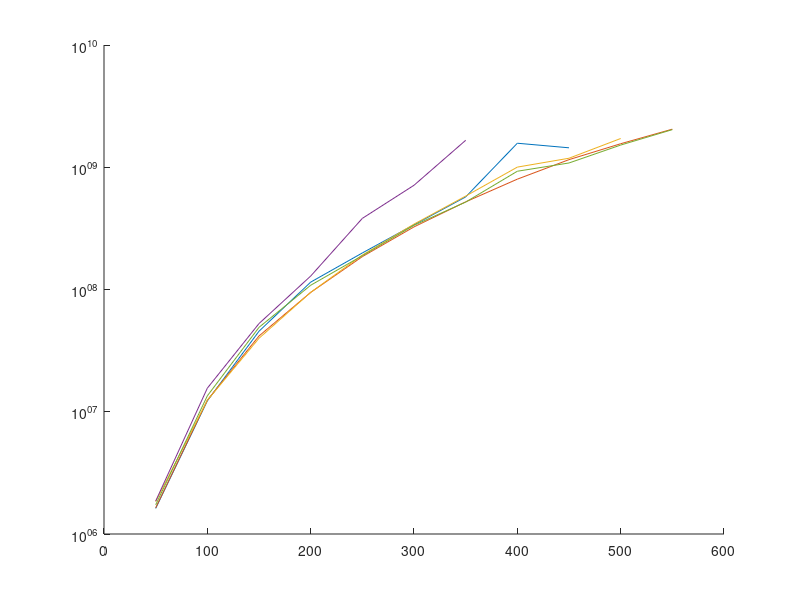

This chart was generated by the following MATLAB code: (Note: this script raises an error after producing the figure.)
x = csvread("nCtr.csv");

ijk = csvread("ijk.csv");
ikj = csvread("ikj.csv");
jik = csvread("jik.csv");
jki = csvread("jki.csv");
kij = csvread("kij.csv");
kji = csvread("kji.csv");


figure(1);
hold on;
set(gca, 'Yscale','log');
plot(x, ijk);
plot(x, ikj);
plot(x, jik);
plot(x, jki);
plot(x, kij);
plot(x, kji);
legend("ijk","ikj","jik","jki","kij","kji");
xlabel("Array Size (N)");
ylabel("Time (Amount of cycles)");
title("Core i5 Matrix Multiply Performance");
